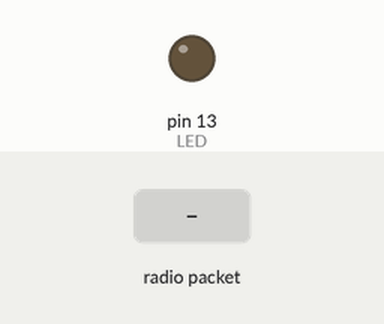
Simulated run of this sketch. Board: Arduino Uno, built with avr-gcc and run on an emulated ATmega328P. On the bench: output pins drawn as LEDs (lit = HIGH). The test bench sets the inputs (shaded band). No radio packets arrive unless stated; pins used as bus, display or sensor lines are not drawn; what the sketch prints to the serial monitor is not drawn.

Above: at 1.3 s.
1.4 s: radio packet "1" arrives
Timing chart, 0 to 4.4 s (numbered marks = the images above; inputs shaded):
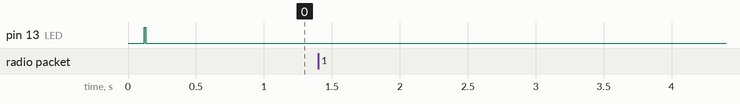

The sketch:

Collar_RX.ino
```cpp
// Feather9x_RX
// -*- mode: C++ -*-
// Example sketch showing how to create a simple messaging client (receiver)
// with the RH_RF95 class. RH_RF95 class does not provide for addressing or
// reliability, so you should only use RH_RF95 if you do not need the higher
// level messaging abilities.
// It is designed to work with the other example Feather9x_TX

#include <SPI.h>
#include <RH_RF95.h>
#include"pitches.h"

// for feather m0 RFM9x
#define RFM95_CS 8
#define RFM95_RST 4
#define RFM95_INT 3


// Change to 434.0 or other frequency, must match RX's freq!
#define RF95_FREQ 433.0

// Singleton instance of the radio driver
RH_RF95 rf95(RFM95_CS, RFM95_INT);

// Blinky on receipt
#define LED 13

//Collar Mode setting
bool mode=0;

//Power setting, is awake=1, is asleep =0
bool isAwake;

//Average readings, by incrementing sum
int counter = 0;
float average = 0;
float sum = 0;

//Determine failures
int failureCounter = 0;

//Delay time between transmit
int waitTime=1000;

void setup()
{
  pinMode(LED, OUTPUT);
  pinMode(RFM95_RST, OUTPUT);
  digitalWrite(RFM95_RST, HIGH);

  Serial.begin(115200);
  while (!Serial) {
    delay(1);
  }
  delay(100);

  Serial.println("Feather LoRa RX, Collar turning on!");

  // manual reset
  digitalWrite(RFM95_RST, LOW);
  delay(10);
  digitalWrite(RFM95_RST, HIGH);
  delay(10);

  while (!rf95.init()) {
    Serial.println("LoRa radio init failed");
    while (1);
  }

  Serial.println("LoRa radio init OK!");

  //Blink LED on at init
  digitalWrite(LED, HIGH);
  delay(10);
  digitalWrite(LED, LOW);
  delay(10);

  // init Freq
  if (!rf95.setFrequency(RF95_FREQ)) {
    Serial.println("setFrequency failed");
    while (1);
  }
  Serial.print("Set Freq to: "); Serial.println(RF95_FREQ);

  // you can set transmitter powers from 5 to 23 dBm:
  rf95.setTxPower(23, false);

  //turn on to full power mode
  isAwake = 1;
}

void loop()
{
  delay(waitTime);
  if (rf95.available())
  {
    //reset failurenumbers
    failureCounter = 0;
    // Should be a message for us now
    uint8_t buf[RH_RF95_MAX_MESSAGE_LEN];
    uint8_t len = sizeof(buf);
    if (rf95.recv(buf, &len))
    {
      RH_RF95::printBuffer("Received: ", buf, len);
      Serial.print("Got: ");
      Serial.println((char*)buf);

      //increment sum and counter
      sum += rf95.lastRssi();
      counter++;

      //after 10 readings, check average
      if(counter==10)
      {
        //take average of last 10 RSSI readings
       average = (sum/10);

        Serial.println("Reading found");
        Serial.print("RSSI: ");
        Serial.println(average, DEC);
        Serial.println(sum, DEC);
       //determine mode setting
       modeSetter(buf);

       //based on mode, if in sound range, play sound
       if (average < -50)
       {
        playTone();
        digitalWrite(LED, LOW);
       }
       /* based on mode, if in shock range, send shock

       * insert shocker code here*/
       //based on mode, if in safe range, do nothing
       if (average >=-50)
       {
        digitalWrite(LED, HIGH);
       }

       //reset sum and counter
       sum = 0;
       counter = 0;
      }
    }
  }

  //after 10 min, determine out of range
  if (failureCounter == 600){
    Serial.println("Receive failed:out of range");
    failureCounter = 0;
  }
  else
    {
      waitTime = 1000;
      failureCounter++;
      Serial.print("Waiting... ");
      Serial.print(failureCounter);
      Serial.println(" packets");
    }
}

void playTone(){
  Serial.println("Collar in sound range");
  Serial.println("PLAYING WARNING SOUND");
  float exNote = 500;
  int speed = 2;
  for (float thisNote = 0; thisNote <3; thisNote+=0.01) {
    int noteDuration = speed*4;
    tone(6, exNote, noteDuration*.95);
    delay(noteDuration);
    exNote += thisNote;
    noTone(6);
  }
}

/*check packet data for repel or attract mode*/
bool modeSetter(uint8_t[]){
}

/*checks if cow is moving based on accelerometer readings
 * if moving, will change isAwake from asleep (0) to awake (1)
 */
bool MovementChecker(){
}
```

pitches.h
```cpp
/*************************************************
 * Public Constants, Pitches
 *************************************************/

#define NOTE_B0  31
#define NOTE_C1  33
#define NOTE_CS1 35
#define NOTE_D1  37
#define NOTE_DS1 39
#define NOTE_E1  41
#define NOTE_F1  44
#define NOTE_FS1 46
#define NOTE_G1  49
#define NOTE_GS1 52
#define NOTE_A1  55
#define NOTE_AS1 58
#define NOTE_B1  62
#define NOTE_C2  65
#define NOTE_CS2 69
#define NOTE_D2  73
#define NOTE_DS2 78
#define NOTE_E2  82
#define NOTE_F2  87
#define NOTE_FS2 93
#define NOTE_G2  98
#define NOTE_GS2 104
#define NOTE_A2  110
#define NOTE_AS2 117
#define NOTE_B2  123
#define NOTE_C3  131
#define NOTE_CS3 139
#define NOTE_D3  147
#define NOTE_DS3 156
#define NOTE_E3  165
#define NOTE_F3  175
#define NOTE_FS3 185
#define NOTE_G3  196
#define NOTE_GS3 208
#define NOTE_A3  220
#define NOTE_AS3 233
#define NOTE_B3  247
#define NOTE_C4  262
#define NOTE_CS4 277
#define NOTE_D4  294
#define NOTE_DS4 311
#define NOTE_E4  330
#define NOTE_F4  349
#define NOTE_FS4 370
#define NOTE_G4  392
#define NOTE_GS4 415
#define NOTE_A4  440
#define NOTE_AS4 466
#define NOTE_B4  494
#define NOTE_C5  523
#define NOTE_CS5 554
#define NOTE_D5  587
#define NOTE_DS5 622
#define NOTE_E5  659
#define NOTE_F5  698
#define NOTE_FS5 740
#define NOTE_G5  784
#define NOTE_GS5 831
#define NOTE_A5  880
#define NOTE_AS5 932
#define NOTE_B5  988
#define NOTE_C6  1047
#define NOTE_CS6 1109
#define NOTE_D6  1175
#define NOTE_DS6 1245
#define NOTE_E6  1319
#define NOTE_F6  1397
#define NOTE_FS6 1480
#define NOTE_G6  1568
#define NOTE_GS6 1661
#define NOTE_A6  1760
#define NOTE_AS6 1865
#define NOTE_B6  1976
#define NOTE_C7  2093
#define NOTE_CS7 2217
#define NOTE_D7  2349
#define NOTE_DS7 2489
#define NOTE_E7  2637
#define NOTE_F7  2794
#define NOTE_FS7 2960
#define NOTE_G7  3136
#define NOTE_GS7 3322
#define NOTE_A7  3520
#define NOTE_AS7 3729
#define NOTE_B7  3951
#define NOTE_C8  4186
#define NOTE_CS8 4435
#define NOTE_D8  4699
#define NOTE_DS8 4978
```

Measured:
- after the input at 1.4 s, every drawn part: stays the same
